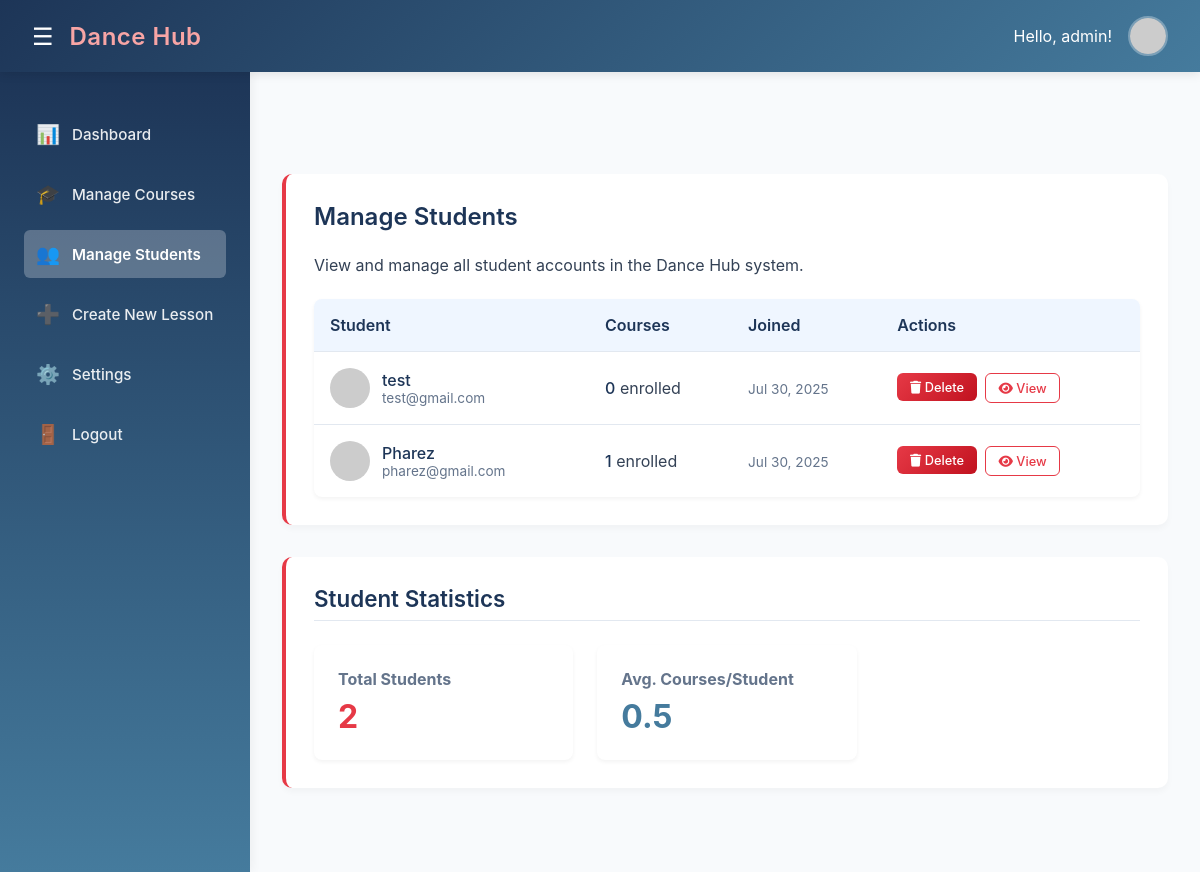
The app's page /manage_students.php (signed in) with its own data.
### tables this page shows
CREATE TABLE `users` (
  `id` int(10) UNSIGNED NOT NULL,
  `name` varchar(255) NOT NULL,
  `email` varchar(255) NOT NULL,
  `password` varchar(255) NOT NULL,
  `role` enum('user','admin') NOT NULL,
  `is_admin` tinyint(1) NOT NULL DEFAULT 0,
  `created_at` timestamp NOT NULL DEFAULT current_timestamp(),
  `last_login` timestamp NULL DEFAULT NULL,
  `avatar_id` int(11) DEFAULT 1
);

### manage_students.php (the view, shortened to what this page needs)
<?php
$host = 'localhost';
$dbname = 'dance_hub';
$username = 'root';
$password = '';
try {
    $pdo = new PDO("mysql:host=$host;dbname=$dbname;charset=utf8", $username, $password);
    $pdo->setAttribute(PDO::ATTR_ERRMODE, PDO::ERRMODE_EXCEPTION);
} catch(PDOException $e) {
    die("Connection failed: " . $e->getMessage());
}
$stmt = $pdo->prepare("SELECT * FROM users WHERE email = ?");
$stmt->execute([$_SESSION['email']]);
$user = $stmt->fetch();
$students = $pdo->query("
    SELECT u.id, u.name, u.email, u.created_at,
           COUNT(uc.id) as course_count
    FROM users u
    LEFT JOIN user_courses uc ON u.email = uc.user_email
    WHERE u.is_admin = 0
    GROUP BY u.id
    ORDER BY u.created_at DESC
")->fetchAll(PDO::FETCH_ASSOC);
?>
<!DOCTYPE html>
<html lang="en">
<head>
    <link rel="stylesheet" href="https://cdnjs.cloudflare.com/ajax/libs/font-awesome/6.4.0/css/all.min.css">
</head>
<body>
    <header>
        <div class="logo">
            <button class="menu-toggle" id="menuToggle">☰</button>
            <span>Dance <span>Hub</span></span>
        </div>
        <div class="user-menu">
            <span>Hello, <?= htmlspecialchars($user['name'] ?? 'Admin'); ?>!</span>
            <img src="https://via.placeholder.com/40/1e40af/ffffff?text=<?= strtoupper(substr($user['name'] ?? 'A', 0, 1)); ?>" alt="Admin profile">
        </div>
    </header>
    <div class="container">
        <aside class="sidebar" id="sidebar">
            <nav class="sidebar-nav">
                <ul>
                    <li><a href="admin_page.php" data-icon="📊">Dashboard</a></li>
                    <li><a href="manage_courses.php" data-icon="🎓">Manage Courses</a></li>
                    <li><a href="manage_students.php" class="active" data-icon="👥">Manage Students</a></li>
                    <li><a href="create_new_lesson.php" data-icon="➕">Create New Lesson</a></li>
                    <li><a href="admin_settings.php" data-icon="⚙️">Settings</a></li>
                    <li><a href="logout.php" data-icon="🚪">Logout</a></li>
                </ul>
            </nav>
        </aside>
        <main class="main-content" id="mainContent">
            <section class="dashboard-section">
                <h1>Manage Students</h1>
                <p>View and manage all student accounts in the Dance Hub system.</p>
                <div class="table-responsive">
                    <table class="students-table">
                        <thead>
                            <tr>
                                <th>Student</th>
                                <th>Courses</th>
                                <th>Joined</th>
                                <th>Actions</th>
                            </tr>
                        </thead>
                        <tbody>
                            <?php foreach ($students as $student): ?>
                            <tr>
                                <td>
                                    <div class="student-info">
                                        <img src="https://via.placeholder.com/40/1e40af/ffffff?text=<?= strtoupper(substr($student['name'], 0, 1)); ?>"
                                             alt="Student avatar" class="student-avatar">
                                        <div>
                                            <div class="student-name"><?= htmlspecialchars($student['name']) ?></div>
                                            <div class="student-email"><?= htmlspecialchars($student['email']) ?></div>
                                        </div>
                                    </div>
                                </td>
                                <td>
                                    <span class="course-count"><?= $student['course_count'] ?></span> enrolled
                                </td>
                                <td>
                                    <span class="joined-date"><?= date('M j, Y', strtotime($student['created_at'])) ?></span>
                                </td>
                                <td>
                                    <div class="btn-group">
                                        <form method="POST" style="display:inline;" onsubmit="return confirm('Are you sure you want to delete this student account? All their course progress will be lost.');">
                                            <button type="submit" name="delete_student" class="btn btn-sm btn-danger">
                                                <i class="fas fa-trash"></i> Delete
                                            </button>
                                        </form>
                                        <a href="view_student.php?id=<?= $student['id'] ?>" class="btn btn-sm btn-outline">
                                            <i class="fas fa-eye"></i> View
                                        </a>
                                    </div>
                                </td>
                            </tr>
                            <?php endforeach; ?>
                        </tbody>
                    </table>
                </div>
            </section>
            <section class="dashboard-section">
                <h2>Student Statistics</h2>
                <div style="display: grid; grid-template-columns: repeat(auto-fill, minmax(250px, 1fr)); gap: 1.5rem;">
                    <div style="background: white; padding: 1.5rem; border-radius: 8px; box-shadow: 0 2px 4px rgba(0,0,0,0.05);">
                        <h3 style="font-size: 1rem; color: #64748b; margin-bottom: 0.5rem;">Total Students</h3>
                        <p style="font-size: 2rem; font-weight: bold; color: var(--primary);"><?= count($students) ?></p>
                    </div>
                    <div style="background: white; padding: 1.5rem; border-radius: 8px; box-shadow: 0 2px 4px rgba(0,0,0,0.05);">
                        <h3 style="font-size: 1rem; color: #64748b; margin-bottom: 0.5rem;">Avg. Courses/Student</h3>
                        <p style="font-size: 2rem; font-weight: bold; color: var(--secondary);">
                            <?= count($students) > 0 ? round(array_sum(array_column($students, 'course_count')) / count($students), 1) : 0 ?>
                        </p>
                    </div>
                </div>
            </section>
        </main>
    </div>
</body>
</html>

### manage_students.php (style rules this page uses)
:root { --primary: #e63946; --primary-light: #f8a5a5; --secondary: #457b9d; --dark: #1d3557; --light: #f1faee; --success: #2a9d8f; --error: #e63946; --warning: #f4a261; }
* { margin: 0; padding: 0; box-sizing: border-box; font-family: 'Poppins', -apple-system, BlinkMacSystemFont, sans-serif; }
body { background: #f8fafc; color: #334155; }
header { background: linear-gradient(135deg, var(--dark), var(--secondary)); color: white; padding: 1rem 2rem; display: flex; justify-content: space-between; align-items: center; box-shadow: 0 2px 10px rgba(0,0,0,0.1); position: sticky; top: 0; z-index: 100; }
.logo { font-size: 1.5rem; font-weight: 600; color: #fff; letter-spacing: 0.5px; display: flex; align-items: center; }
.logo span { color: var(--primary-light); }
.menu-toggle { background: none; border: none; color: white; font-size: 1.5rem; cursor: pointer; margin-right: 1rem; display: flex; align-items: center; justify-content: center; }
.user-menu { display: flex; align-items: center; gap: 1rem; }
.user-menu img { width: 40px; height: 40px; border-radius: 50%; object-fit: cover; border: 2px solid rgba(255,255,255,0.3); }
.container { display: flex; min-height: 100vh; }
.sidebar { width: 250px; background: linear-gradient(180deg, var(--dark), var(--secondary)); padding: 1.5rem; box-shadow: 2px 0 10px rgba(0,0,0,0.05); transition: all 0.3s ease; overflow-y: auto; flex-shrink: 0; position: fixed; top: 70px; bottom: 0; left: 0; z-index: 90; }
.sidebar-nav ul { list-style: none; margin-top: 1rem; }
.sidebar-nav li { margin-bottom: 0.75rem; }
.sidebar-nav a { text-decoration: none; color: rgba(255,255,255,0.9); font-weight: 500; display: flex; align-items: center; padding: 0.75rem; border-radius: 6px; transition: all 0.3s ease; font-size: 0.95rem; white-space: nowrap; }
.sidebar-nav a::before { content: attr(data-icon); font-size: 1.2rem; margin-right: 0.75rem; transition: all 0.3s ease; }
.sidebar-nav a:hover, .sidebar-nav a.active { background-color: rgba(255,255,255,0.15); color: white; }
.sidebar-nav a.active { background-color: rgba(255,255,255,0.25); font-weight: 600; }
.main-content { flex: 1; padding: 2rem; background-color: #f8fafc; transition: all 0.3s ease; margin-left: 250px; width: calc(100% - 250px); margin-top: 70px; }
.dashboard-section { background: white; padding: 1.75rem; border-radius: 10px; margin-bottom: 2rem; box-shadow: 0 4px 6px rgba(0,0,0,0.03); border-left: 4px solid var(--primary); }
h1 { color: var(--dark); margin-bottom: 1.5rem; font-weight: 600; }
h2 { color: var(--dark); padding-bottom: 0.5rem; border-bottom: 1px solid #e2e8f0; margin-bottom: 1.5rem; font-weight: 600; font-size: 1.4rem; }
.students-table { width: 100%; border-collapse: collapse; margin-top: 1.5rem; background: white; border-radius: 8px; overflow: hidden; box-shadow: 0 2px 4px rgba(0,0,0,0.05); }
.students-table th, .students-table td { padding: 1rem; text-align: left; border-bottom: 1px solid #e2e8f0; }
.students-table th { background-color: #eff6ff; color: var(--dark); font-weight: 600; }
.students-table tr:last-child td { border-bottom: none; }
.student-avatar { width: 40px; height: 40px; border-radius: 50%; object-fit: cover; margin-right: 0.75rem; }
.student-info { display: flex; align-items: center; }
.student-name { font-weight: 500; color: var(--dark); }
.student-email { font-size: 0.85rem; color: #64748b; }
.course-count { font-weight: 500; color: var(--dark); }
.joined-date { color: #64748b; font-size: 0.85rem; }
.btn { display: inline-block; padding: 0.5rem 1rem; border-radius: 6px; text-decoration: none; border: none; cursor: pointer; font-weight: 500; transition: all 0.3s; font-size: 0.9rem; }
.btn-sm { padding: 0.4rem 0.8rem; font-size: 0.8rem; }
.btn-danger { background: linear-gradient(135deg, var(--error), #c1121f); color: white; }
.btn-outline { background: transparent; border: 1px solid var(--primary); color: var(--primary); }
.btn-group { display: flex; gap: 0.5rem; }

### records on screen
users: name "admin"
users: name "test", email "test@gmail.com", course_count "0", created_at "Jul 30, 2025"
users: name "Pharez", email "pharez@gmail.com", course_count "1", created_at "Jul 30, 2025"

### other values on screen
count($students) "2"
array_sum(array_column($students, 'course_count')) / count($students) "0.5"
